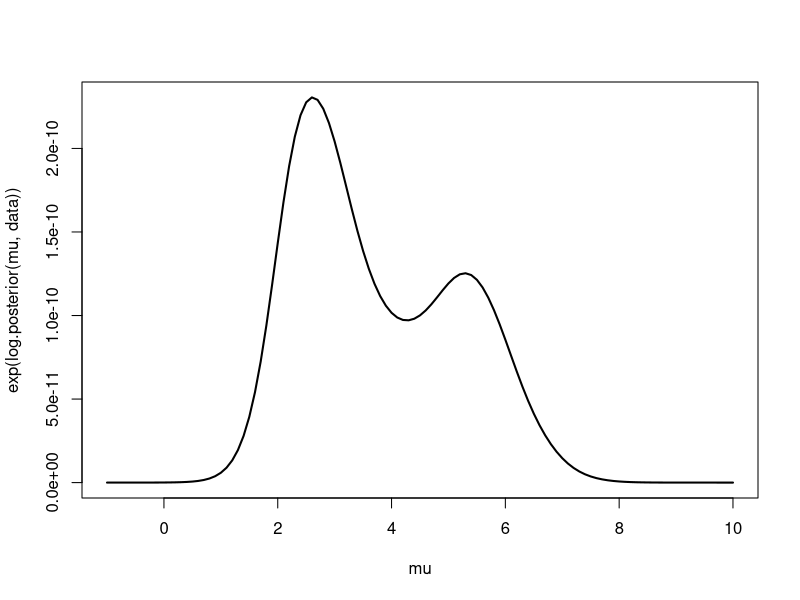
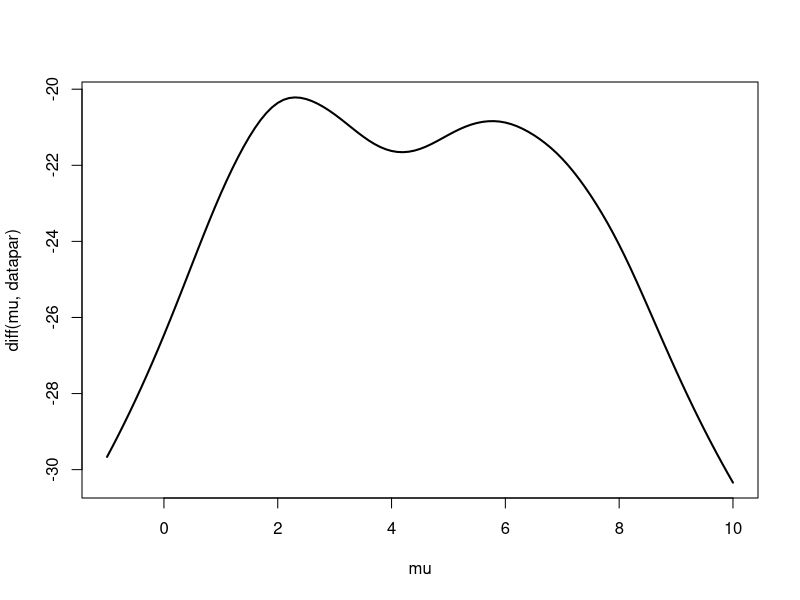
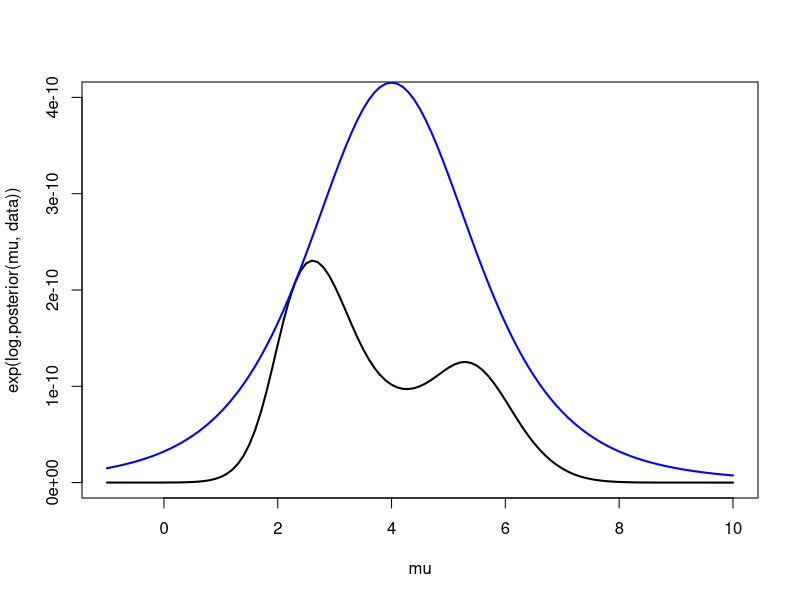
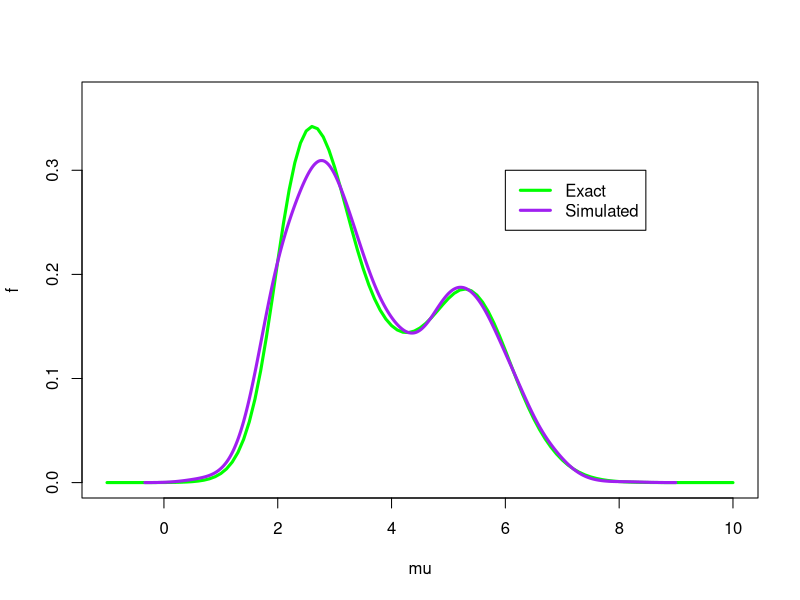

Recreate these plots in R, in order.
# Code for the rejection sampling example in set of notes #4.  This is
# the example in which we draw values of mu where the sampling distribution
# is Cauchy.

# Read the pdf file entitled "Cauchy rejection example" first!

# Load LearnBayes

library(LearnBayes)
data = c(1, 2, 3, 2, 5.2, 6, 7, 8)

log.posterior = function(mu, data) {
  val = 0
  sigma = 1
  for (i in 1:length(data)) {
    val = val + log(dt((data[i] - mu)/sigma, df=1)/sigma)
  }
  return(val)
}

mu = seq(-1, 10, by=0.1)
plot(mu, exp(log.posterior(mu,data)), type="l", lwd=2)

fit = laplace(log.posterior, 2, data)
fit

var = fit$var*4
tpar=list(m = 4, var = 2.25, df=4)
datapar = list(data=data, par = tpar)

# We now find the constant c by finding the maximum of log.posterior
# minus the t proposal density.  We write a function to evaluate this
# difference.

diff = function(mu, datapar){
  val = 0*mu
  tpar = datapar$par
  mode = tpar$m
  sigma = sqrt(tpar$var)
  data = datapar$data
  df = tpar$df
  val = log.posterior(mu, data) - log(dt((mu - mode)/sigma, df=df)/sigma)
  return(val)
}

plot(mu, diff(mu,datapar), type="l", lwd=2)

# We maximize the difference over mu, to find d = exp(c), the bounding
# constant.

fit2 = laplace(diff, 2, datapar)
fit2

d = diff(fit2$mode, datapar)

# Show both the target density exp(log.posterior) and the covering 
# distribution multiplied by the constant exp(d).

plot(mu, exp(log.posterior(mu, data)), type="l", lwd=2, ylim=c(0, 4e-10))

m = tpar$m
sigma=sqrt(tpar$var)
df = tpar$df
lines(mu, dt((mu-m)/sigma, df)*exp(d)/sigma, col="blue", lwd=2)

# We can now use the rejectsampling function in LearnBayes

sample = rejectsampling(log.posterior, tpar, d, 5000, data)

f = exp(log.posterior(mu, data))
f = f/sum(f)/0.1

plot(mu, f, type="l", col="green", lwd=3, ylim=c(0, 0.37))
lines(density(sample), col="purple", lwd=3)
legend(6, 0.3, legend=c("Exact", "Simulated"), col=c("green", "purple"), lty=c(1,1), lwd=c(3, 3))
